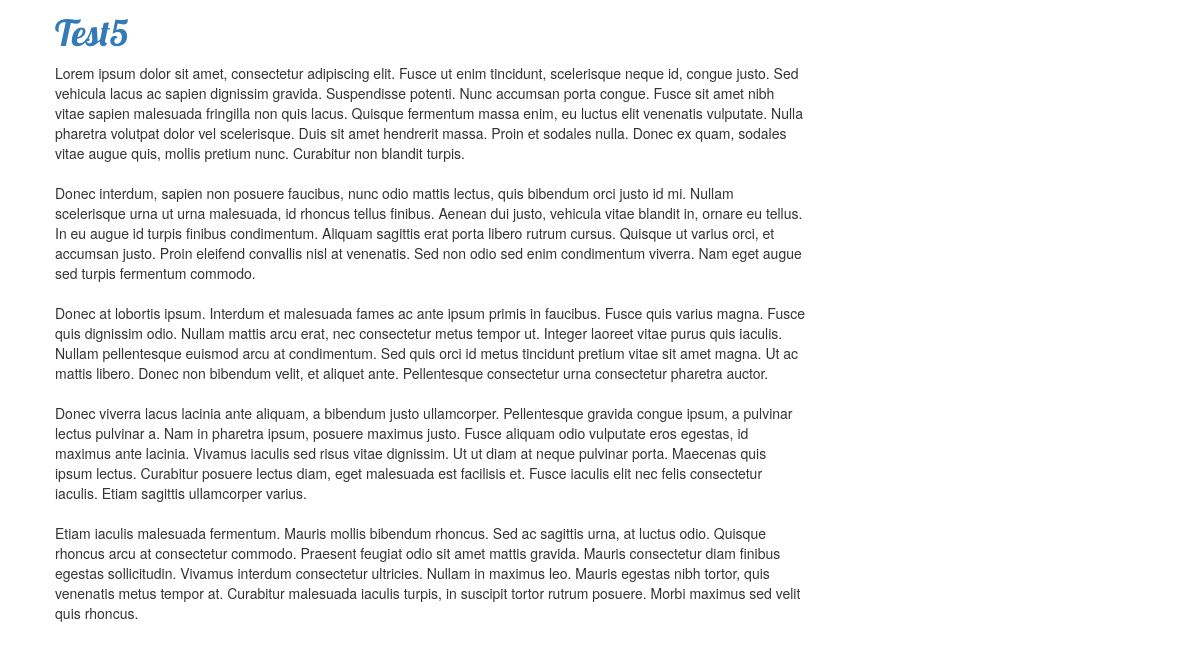
The app's page / (lower part), older data.
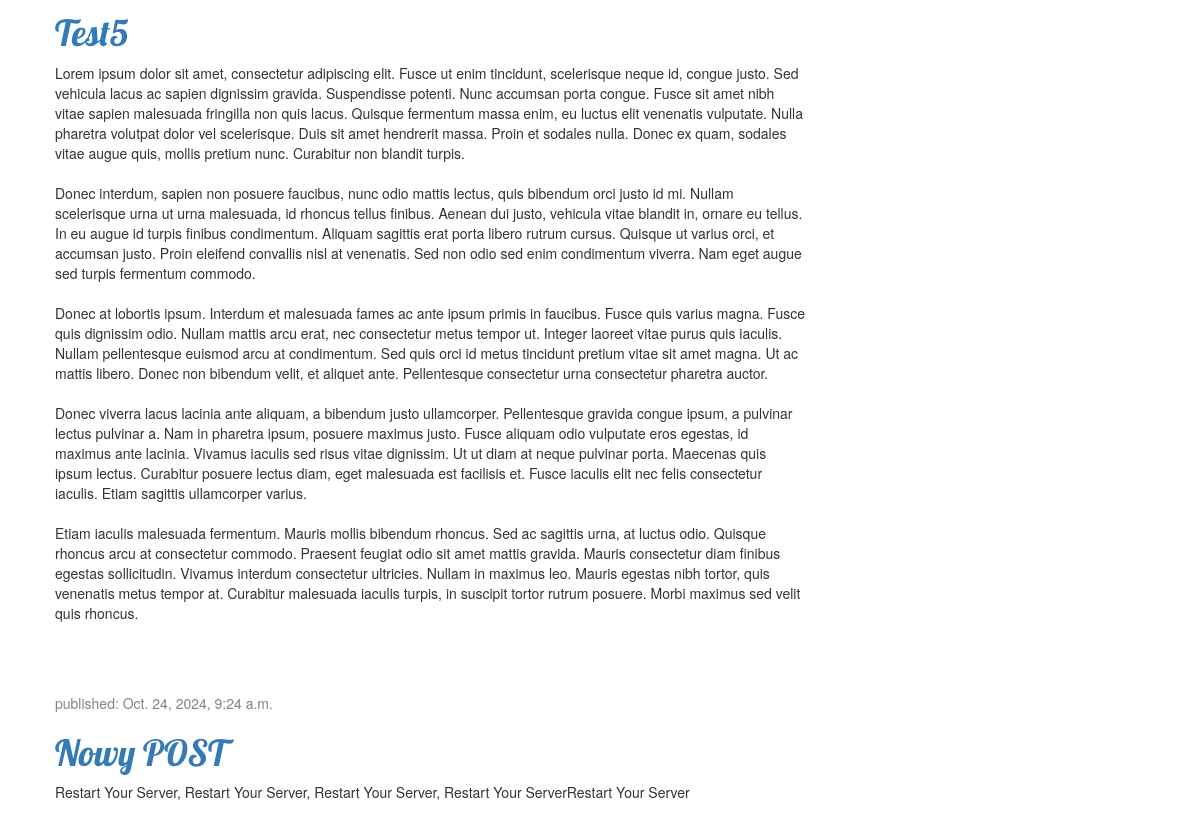
The same page, newer data.
### blog/models.py (models this page shows, shortened)
class Post(models.Model):
    author = models.ForeignKey(settings.AUTH_USER_MODEL, on_delete=models.CASCADE)
    title = models.CharField(max_length=200)
    text = models.TextField()
    created_date = models.DateTimeField(default=timezone.now)
    published_date = models.DateTimeField(blank=True, null=True)

### blog/views.py (the view)
# urls.py: path("", views.post_list, name="post_list"),
def post_list(request):
    posts = Post.objects.filter(published_date__lte=timezone.now()).order_by(
        "published_date"
    )
    return render(request, "blog/post_list.html", {"posts": posts})

### blog/templates/blog/post_list.html (shortened to what this page needs)
<!DOCTYPE html>
{% extends 'blog/base.html' %}
{% load static %}
            {% block content %}
                {% for post in posts %}
                    <div class="post">
                        <div class="date">
                            <p>published: {{ post.published_date }}</p>
                        </div>
                            <h1><a href="{% url 'post_detail' pk=post.pk %}">{{ post.title }}</a></h1>
                        <p>{{ post.text|linebreaksbr }}</p>
                    </div>
                {% endfor %}
            {% endblock %}

Row changes from the older to the newer data that the page shows:
added Post: published_date "Oct. 24, 2024, 9:24 a.m.", title "Nowy POST", text "Restart Your Server, Restart Your Server, Restart Your Server, Restart Your ServerRestart Your Server"
